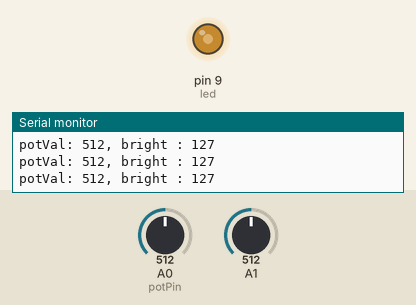
Simulated run of this sketch. Board: Arduino Uno, built with avr-gcc and run on an emulated ATmega328P. Parts: output pins drawn as LEDs (lit = HIGH), the last lines printed to the serial monitor. Inputs (shaded band) come from the test bench; at power-on: A0 (potPin) = 512, A1 = 512.

Above: at 1.2 s.
1.3 s: A0 (potPin) set to 106
At 2.3 s:
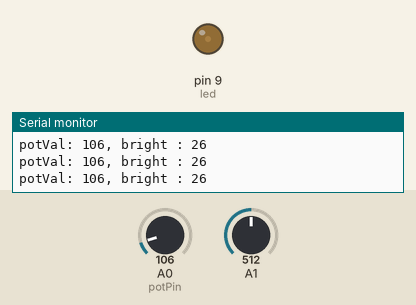
2.8 s: A0 (potPin) set to 92
At 4.0 s:
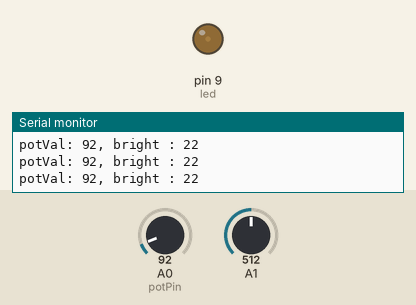
4.3 s: A0 (potPin) set to 44
At 5.6 s:
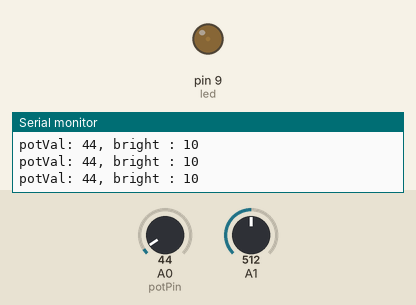
7.3 s: A0 (potPin) set to 38
At 8.7 s:
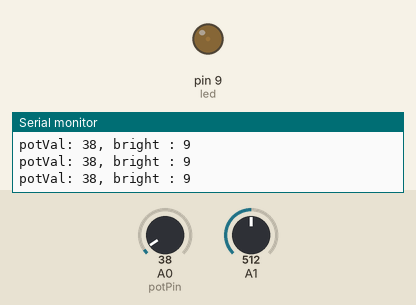
10.3 s: A0 (potPin) set to 11
At 10.8 s:
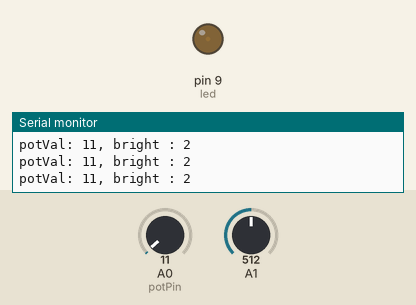
11.8 s: A0 (potPin) set to 8
At 13.0 s:
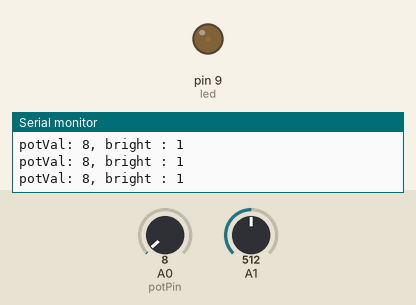
Timing chart, 0 to 14.8 s (numbered marks = the images above; inputs shaded):
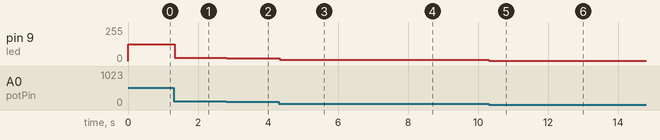

The sketch:

4_1.ino
```cpp
int potPin = A0;
int potVal;
int led=9;
int bright;


void setup() {
  Serial.begin(9600);
  while(!Serial);
}

void loop() {
  bright = analogRead(led);

  potVal = analogRead(potPin);
  Serial.print("potVal: ");
  Serial.print(potVal);

  bright = map(potVal, 0, 1023, 0, 255);
  Serial.print(", bright : ");
  Serial.println(bright);

  analogWrite(led,bright);
  delay(15);
}
```

Measured:
- after the input at 1.3 s, pin 9 (led): 127/255 → 26/255 at once
- after the input at 2.8 s, pin 9 (led): 26/255 → 22/255 at once
- after the input at 4.3 s, pin 9 (led): 22/255 → 10/255 at once
- after the input at 7.3 s, pin 9 (led): 10/255 → 9/255 at once
- after the input at 10.3 s, pin 9 (led): 9/255 → 2/255 at once
- after the input at 11.8 s, pin 9 (led): 2/255 → 1/255 at once
